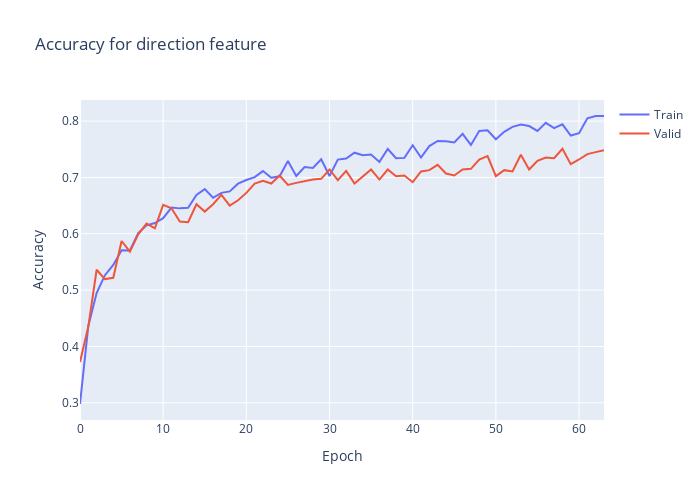

Here is the notebook cell this chart was saved with:
### Code cell
plt.clf()
fig = go.Figure()
fig.add_trace(go.Scatter(
                    y=history.history['direction_output_accuracy'],
                    name='Train'))
fig.add_trace(go.Scatter(
                    y=history.history['val_direction_output_accuracy'],
                    name='Valid'))
fig.update_layout(height=500, 
                  width=700,
                  title='Accuracy for direction feature',
                  xaxis_title='Epoch',
                  yaxis_title='Accuracy')
fig.show()

### Figure 1 — Plotly figure (JSON) as saved in the notebook; plotly's stock layout.template omitted (floating-point values rounded to 4 significant figures)
{"data": [{"name": "Train", "type": "scatter", "y": [0.2979, 0.4364, 0.4949, 0.5265, 0.5448, 0.5708, 0.5703, 0.6013, 0.6151, 0.6191, 0.6278, 0.6466, 0.6451, 0.6461, 0.669, 0.6792, 0.664, 0.6726, 0.6752, 0.6889, 0.6955, 0.7006, 0.7113, 0.6996, 0.7021, 0.7291, 0.7026, 0.7184, 0.7169, 0.7322, 0.7026, 0.7317, 0.7337, 0.7439, 0.7393, 0.7408, 0.7276, 0.7505, 0.7342, 0.7347, 0.7571, 0.7352, 0.7556, 0.7648, 0.7643, 0.7622, 0.7775, 0.7576, 0.7826, 0.7836, 0.7678, 0.7811, 0.7897, 0.7938, 0.7912, 0.7826, 0.7968, 0.7877, 0.7943, 0.7744, 0.7785, 0.805, 0.8091, 0.8091]}, {"name": "Valid", "type": "scatter", "y": [0.3725, 0.4353, 0.5362, 0.5196, 0.5219, 0.5872, 0.5682, 0.5991, 0.618, 0.6097, 0.6512, 0.6453, 0.6216, 0.6204, 0.6524, 0.6394, 0.6524, 0.669, 0.6501, 0.6595, 0.6726, 0.6892, 0.694, 0.6892, 0.7034, 0.6868, 0.6904, 0.694, 0.6963, 0.6975, 0.7141, 0.6951, 0.7117, 0.6892, 0.7011, 0.7141, 0.6963, 0.7141, 0.7023, 0.7034, 0.6916, 0.7106, 0.7129, 0.7224, 0.707, 0.7034, 0.7141, 0.7153, 0.7319, 0.7378, 0.7023, 0.7129, 0.7106, 0.7402, 0.7141, 0.7295, 0.7355, 0.7343, 0.7509, 0.7236, 0.7319, 0.7414, 0.745, 0.7485]}], "layout": {"height": 500, "title": {"text": "Accuracy for direction feature"}, "width": 700, "xaxis": {"title": {"text": "Epoch"}}, "yaxis": {"title": {"text": "Accuracy"}}}}
